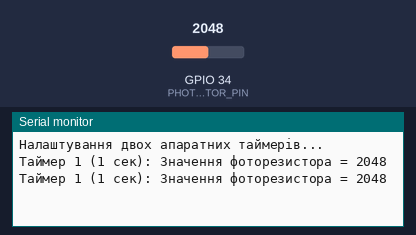
Bench run of a sketch on a simulated ESP32. On the bench: the last lines printed to the serial monitor. The inputs (shaded band) are chosen by the test bench; at power-on: GPIO 34 (PHOTORESISTOR_PIN) = 2048.

Above: at 2.8 s.
2.9 s: GPIO 34 (PHOTORESISTOR_PIN) set to 2866
At 3.8 s:
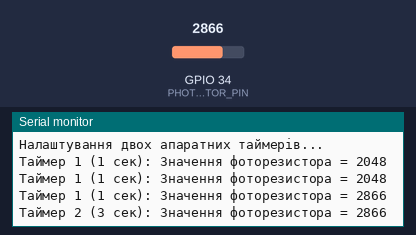
4.4 s: GPIO 34 (PHOTORESISTOR_PIN) set to 3603
At 5.6 s:
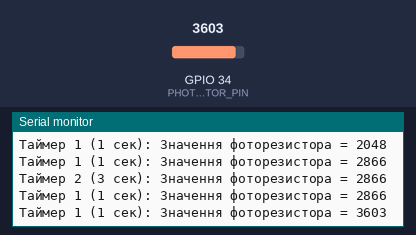
Timing chart, 0 to 7.4 s (numbered marks = the images above; inputs shaded):
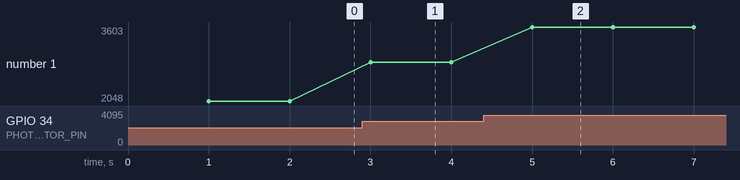

The sketch:

2_TIMERS.ino
```cpp
/*
 * Код для Завдання 2:
 * Зчитування даних з фоторезистора за допомогою ДВОХ апаратних таймерів
 * з різними інтервалами.
 * Адаптовано для ESP32 Core v3.x.x.
 */

// Пін, до якого підключений фоторезистор (АЦП)
#define PHOTORESISTOR_PIN 34

// Вказівники на апаратні таймери
hw_timer_t *timer1 = NULL;
hw_timer_t *timer2 = NULL;

// "Прапорці", які будуть встановлюватися перериваннями таймерів
volatile bool flag_ReadTimer1 = false;
volatile bool flag_ReadTimer2 = false;

// ----------------------------------------------------
// Функція переривання для ТАЙМЕРА 1
void IRAM_ATTR onTimer1() {
  flag_ReadTimer1 = true;
}

// ----------------------------------------------------
// Функція переривання для ТАЙМЕРА 2
void IRAM_ATTR onTimer2() {
  flag_ReadTimer2 = true;
}
// ----------------------------------------------------

void setup() {
  // ВАЖЛИВО: Переконайтеся, що в моніторі порту обрано 115200
  Serial.begin(115200);
  pinMode(PHOTORESISTOR_PIN, INPUT);

  Serial.println("Налаштування двох апаратних таймерів...");

  // --- Налаштування Таймера 1 (спрацьовує кожну 1 секунду) ---

  // 1. Ініціалізуємо таймер з частотою 1 МГц (1,000,000 тіків в секунду)
  // 1 тік = 1 мікросекунда
  timer1 = timerBegin(1000000);

  // 2. Прив'язуємо функцію-переривання
  timerAttachInterrupt(timer1, &onTimer1);

  // 3. Встановлюємо спрацювання (1,000,000 тіків = 1 секунда)
  timerAlarm(timer1, 1000000, true, 0);

  // --- Налаштування Таймера 2 (спрацьовує кожні 3 секунди) ---

  // Використовуємо наступний апаратний таймер
  timer2 = timerBegin(1000000); // Та сама частота 1 МГц

  // Прив'язуємо переривання
  timerAttachInterrupt(timer2, &onTimer2);

  // 3,000,000 тіків = 3 секунди
  timerAlarm(timer2, 3000000, true, 0);
}

void loop() {

  // --- Обробник для Таймера 1 ---
  if (flag_ReadTimer1) {
    flag_ReadTimer1 = false; // Опускаємо прапорець

    int value = analogRead(PHOTORESISTOR_PIN);
    Serial.print("Таймер 1 (1 сек): Значення фоторезистора = ");
    Serial.println(value);
  }

  // --- Обробник для Таймера 2 ---
  if (flag_ReadTimer2) {
    flag_ReadTimer2 = false; // Опускаємо прапорець

    int value = analogRead(PHOTORESISTOR_PIN);
    Serial.print("Таймер 2 (3 сек): Значення фоторезистора = ");
    Serial.println(value);
  }

  // Головний цикл вільний
}
```

Measured:
- after the input at 2.9 s, the serial monitor: prints a new line after 0.10 s (image 1)
- after the input at 4.4 s, the serial monitor: prints a new line after 0.60 s (image 2)
- plotted number 1: 2048 → 2866 after the input at 2.9 s, 2866 → 3603 after the input at 4.4 s
